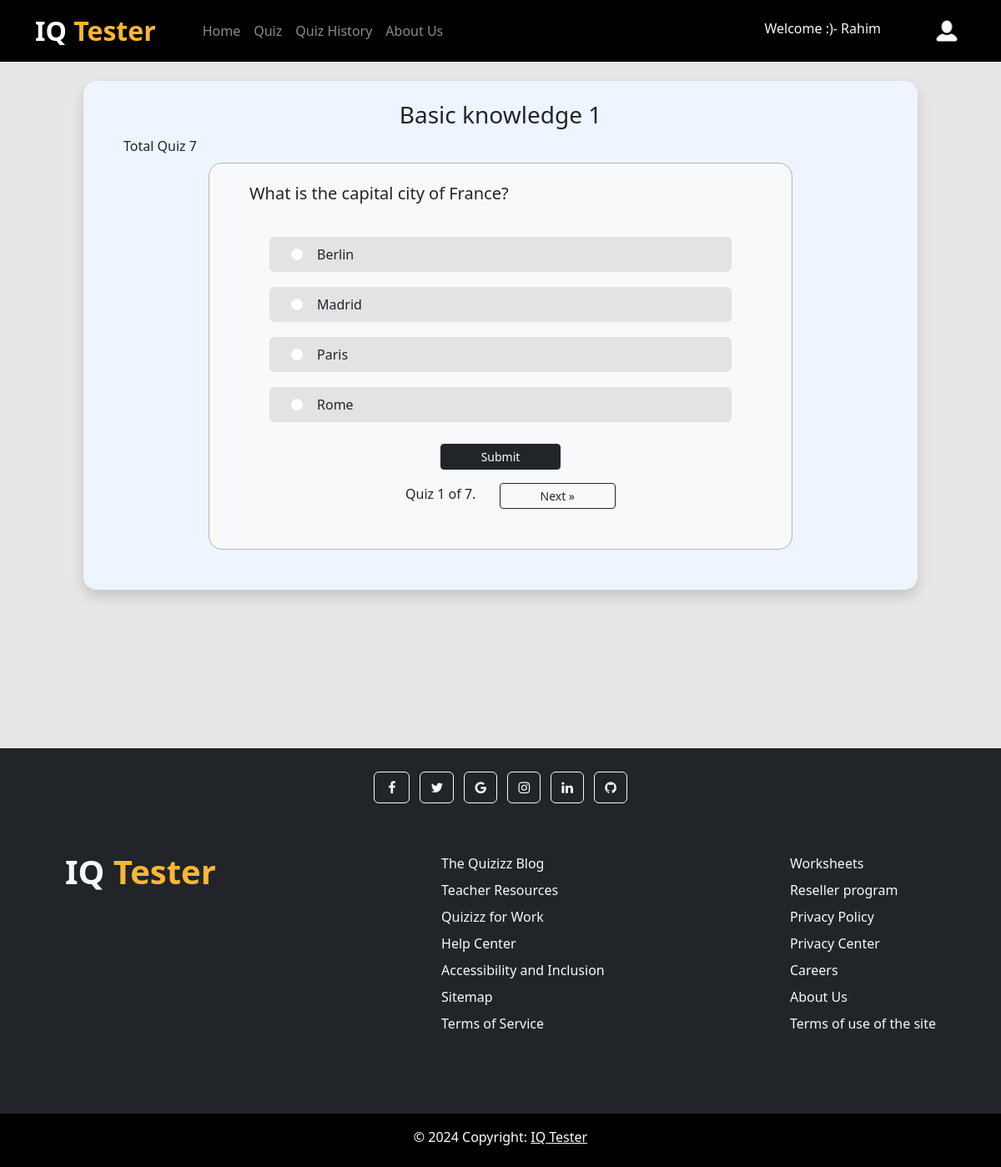
Page /quiz/1/ (signed in) on the committed database.
### quiz/models.py (models this page shows, shortened)
class Quiz(models.Model):
    title = models.CharField(max_length=100)
    description = models.TextField()
    image = models.ImageField(upload_to='quiz/media/images/', blank=True, null=True)
    category = models.ManyToManyField(Category)
    has_time_limit = models.BooleanField(default=False)
    time_limit_minutes = models.PositiveIntegerField(blank=True, null=True)
    created_at = models.DateTimeField(auto_now_add=True)

class Question(models.Model):
    quiz = models.ForeignKey(Quiz, on_delete=models.CASCADE, related_name='questions')
    text = models.TextField()

class Choice(models.Model):
    question = models.ForeignKey(Question, on_delete=models.CASCADE, related_name='choice')
    option = models.CharField(max_length=200)
    is_correct = models.BooleanField(default=False)

### core/views.py (the view)
# urls.py: path('quiz/<int:quiz_id>/', quiz_page, name='quiz_page'),
@login_required(login_url="/login/")
def quiz_page(request, quiz_id):
    queryset = Question.objects.filter(quiz=quiz_id)
    quiz = Quiz.objects.get(id=quiz_id)
    qn_id = queryset.first().id
    items_per_page = 1
    paginator = Paginator(queryset, items_per_page)
    page = request.GET.get('page')
    try:
        current_page = paginator.page(page)
        print(current_page.number)
    except PageNotAnInteger:
        current_page = paginator.page(1)
    except EmptyPage:
        current_page = paginator.page(paginator.num_pages)
    qn_id += current_page.number-1
    question = Question.objects.get(id=qn_id)
    ans = None
    if request.method == 'POST' :
        ansId = request.POST.get(question.text)
        if ansId is not None :
            ansObj = Choice.objects.get(id=ansId)
            ans = ansObj
            UserResponse.objects.create(user=request.user, quiz=quiz, question=question, selected_choice=ansObj)
    return render(request, 'quiz_page.html', {'current_page': current_page, 'question' : question, 'quiz': quiz, 'ans': ans})

### core/templates/quiz_page.html (shortened to what this page needs)
{% extends "base.html" %}
{% block content %}
<section style="background-color: #EEF5FF; max-width: 1000px;" class="m-auto rounded-4 shadow px-5 py-4 my-4">
    <div>
        <h3 class="text-center">{{ quiz.title }}</h3>
        <span>Total Quiz {{quiz.questions.all|length}}</span>
        <div style="max-width: 700px;" class="bg-light px-5 py-4 mb-4 m-auto my-2 border border-dark-subtle rounded-4">
            <h5>{{question.text}}</h5>
            <div class="p-4">
                <form method='post'>
                    <div class="form-check ps-0">
                       {% for choice in question.choice.all %}
                       <div class="form-check ps-0">
                            <label class="form-check-label border rounded w-100 p-2 my-2 ps-5 bg-secondary-subtle" for="gridRadios{{choice.id}}">
                                <input class="form-check-input me-3" type="radio" name="{{question.text}}" id="gridRadios{{choice.id}}" value="{{choice.id}}" {% if ans != None and choice.id == ans.id %} checked {% endif %}>
                                {{choice.option}}
                            </label>
                        </div>
                       {% endfor %}
                    </div>
                    <div class="d-flex justify-content-center">
                        <button type="submit" class="btn btn-dark btn-sm px-5 mt-3">Submit</button>
                    </div>
                  </form>
                <div class="pagination justify-content-center mt-3">
                    <span class="step-links">
                        <span class="current mx-4">
                            Quiz {{ current_page.number }} of {{ current_page.paginator.num_pages }}.
                        </span>
                        {% if current_page.has_next %}
                            <a class="btn btn-outline-dark btn-sm px-5" href="/quiz/{{quiz.id}}/?page={{ current_page.next_page_number }}">Next &raquo;</a>
                        {% endif %}
                    </span>
                </div>
            </div>
        </div>
    </div>
</section>
{% endblock content %}

### core/templates/navbar.html (shortened to what this page needs)
{% load static %}
<nav class="navbar navbar-dark navbar-expand-lg w-100 z-2" style="position: fixed; top: 0; background-color: #000000">
    <div class="container">
      <a class="navbar-brand fs-2 fw-bold me-5" href="{% url "home" %}">IQ <span style="color:#FFB534">Tester</span></a>
      <div class="collapse navbar-collapse" id="navbarSupportedContent">
        <ul class="navbar-nav me-auto mb-2 mb-lg-0">
          <li class="nav-item">
            <a class="nav-link" href="{% url "home" %}">Home</a>
          </li>
          <li class="nav-item">
            <a class="nav-link" href="{% url "quizes" %}">Quiz</a>
          </li>
          {% if user.is_authenticated %}
          <li class="nav-item">
            <a class="nav-link" href="{% url "quiz_history" %}">Quiz History</a>
          </li>
          {% endif %}
          <li class="nav-item">
            <a class="nav-link" href="{% url "quizes" %}">About Us</a>
          </li>
        </ul>
        <div class="d-flex" role="search">
            <ul class="navbar-nav mb-2 mb-lg-0">
                {% if user.is_authenticated %}
                    <li class="nav-item me-5">
                        <span class="nav-link text-light">Welcome :)- {{user.first_name}}</span>
                    </li>
                    <li class="nav-item dropdown dropstart">
                      <a class="nav-link" href="#" role="button" data-bs-toggle="dropdown" aria-expanded="false">
                        <img style="width: 30px;" class="" src="{% static "images/profile.png" %}" alt="">
                      </a>
                    </li>
                {% endif %}
              </ul>
        </div>
      </div>
    </div>
  </nav>

### rows in the picture
Quiz: title "Basic knowledge 1", questions.all|length "7"
Question: text "What is the capital city of France?"
Choice: option "Berlin"
Choice: option "Madrid"
Choice: option "Paris"
Choice: option "Rome"

### other values in the picture
{{ user.first_name }} "Rahim"
{{ current_page.number }} "1"
{{ current_page.paginator.num_pages }} "7"
